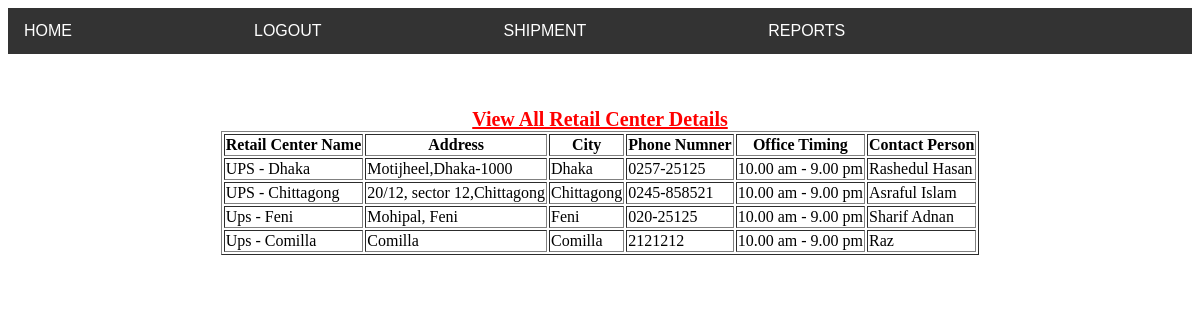
The page /offices-list.php (signed in) on the database its author committed.
### tables this page shows
CREATE TABLE `ups_retail_center` (
  `id` int(10) NOT NULL,
  `off_name` varchar(100) NOT NULL,
  `address` varchar(230) NOT NULL,
  `city` varchar(100) NOT NULL,
  `ph_no` varchar(20) NOT NULL,
  `office_time` varchar(100) NOT NULL,
  `contact_person` varchar(100) NOT NULL
);

### database.php (called while the page is built, shortened)
<?php
function dbQuery($sql)
{
	$result = mysql_query($sql) or die(mysql_error());
	return $result;
}
function dbFetchAssoc($result)
{
	return mysql_fetch_assoc($result);
}
?>

### offices-list.php (the view, shortened to what this page needs)
<?php
require_once('database.php');
$sql = "SELECT *
		FROM ups_retail_center";
$result = dbQuery($sql);
?>
<!DOCTYPE html >
<html>
	<head>
	</head>
	<body>
		<?php include("header.php"); ?>
		<center>
			<table border="1px solid black">
				<br><br><caption style="color: red;font-size: 20px;font-weight: bold;"><u>View All Retail Center Details</u></caption><br>
				<thead>
					<tr>
						<th>Retail Center Name</th>
						<th>Address</th>
						<th>City</th>
						<th>Phone Numner</th>
						<th>Office Timing</th>
						<th>Contact Person</th>
					</tr>
				</thead>
				<?php
					while($data = dbFetchAssoc($result)){
					extract($data);
				?>
				<tbody>
					<tr onMouseOver="this.bgColor='#9da6b5';" onMouseOut="this.bgColor='#FFFFFF';" bgcolor="#FFFFFF" style="height:20px;">
				      <td class="gentxt"><?php echo $off_name; ?></td>
				      <td class="gentxt"><?php echo $address; ?></td>
				      <td class="gentxt"><?php echo $city; ?></td>
				      <td class="gentxt"><?php echo $ph_no; ?></td>
				      <td class="gentxt"><?php echo $office_time; ?></td>
					  <td class="gentxt"><?php echo $contact_person; ?></td>
				    </tr>
				    <?php
					}
					?>
				</tbody>
			</table>
		</center>
	</body>
</html>

### rows shown on the page
ups_retail_center: off_name "UPS - Dhaka", address "Motijheel,Dhaka-1000", city "Dhaka", ph_no "0257-25125", office_time "10.00 am - 9.00 pm", contact_person "Rashedul Hasan"
ups_retail_center: off_name "UPS - Chittagong", address "20/12, sector 12,Chittagong", city "Chittagong", ph_no "0245-858521", office_time "10.00 am - 9.00 pm", contact_person "Asraful Islam"
ups_retail_center: off_name "Ups - Feni", address "Mohipal, Feni", city "Feni", ph_no "020-25125", office_time "10.00 am - 9.00 pm", contact_person "Sharif Adnan"
ups_retail_center: off_name "Ups - Comilla", address "Comilla", city "Comilla", ph_no "2121212", office_time "10.00 am - 9.00 pm", contact_person "Raz"
